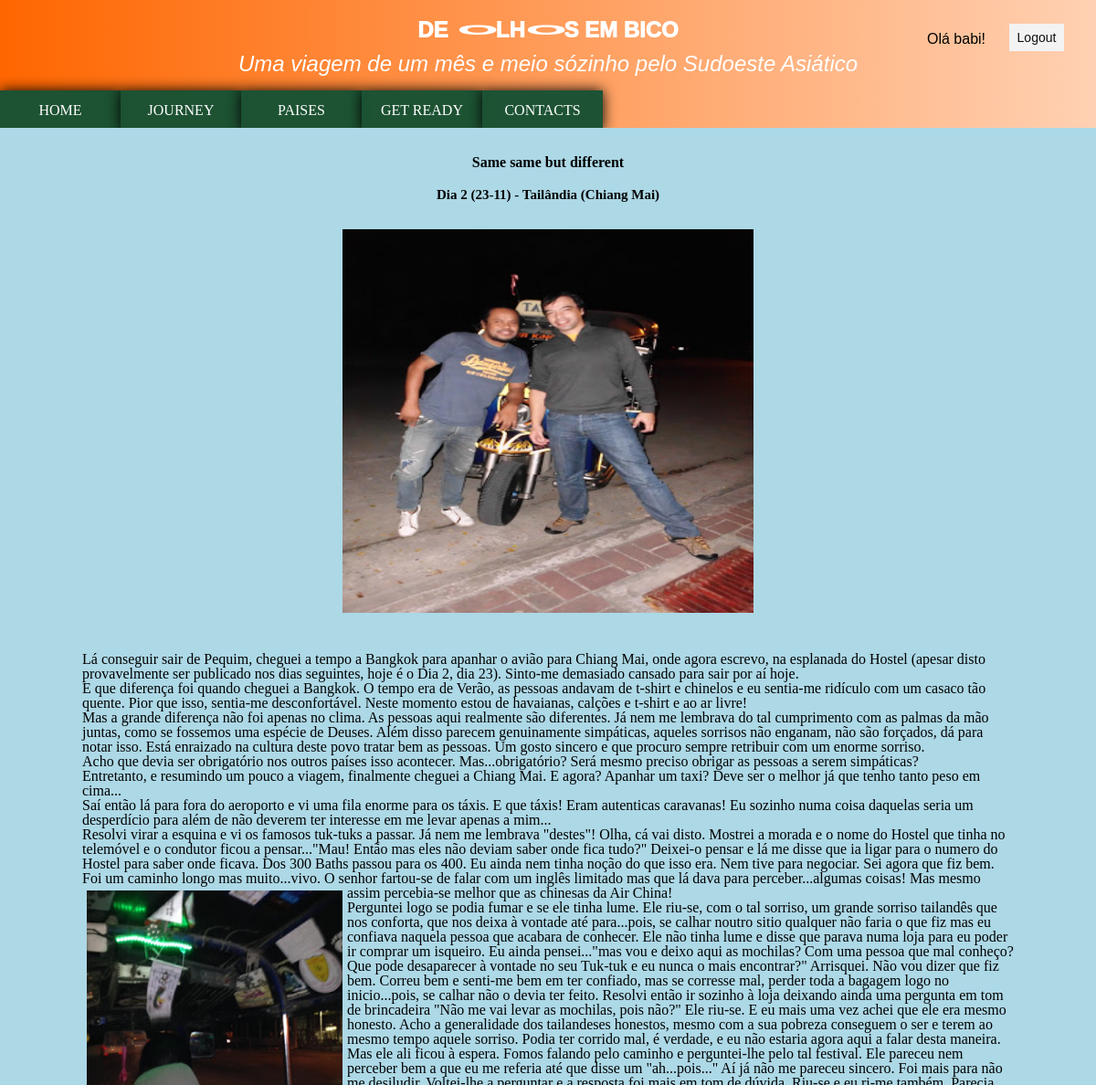
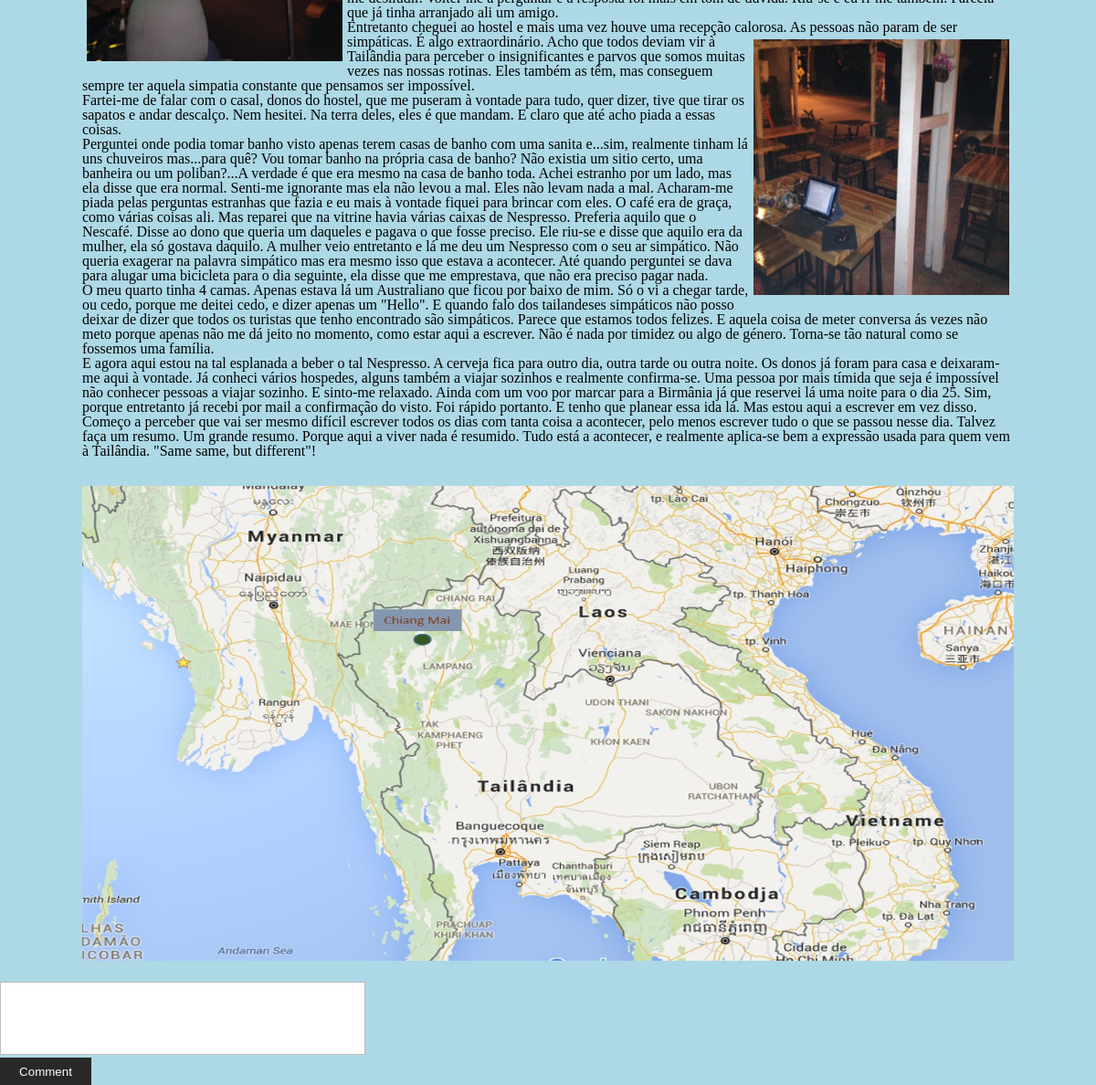
Page /paginasweb/artigos.php?dia=2 (signed in) on the committed database (2 pictures, top to bottom).
### tables this page shows
CREATE TABLE `artigos` (
  `idblog` int(11) NOT NULL,
  `dia` int(20) NOT NULL,
  `title` varchar(100) NOT NULL,
  `location` varchar(100) NOT NULL,
  `content` text NOT NULL,
  `imgmapa` varchar(100) NOT NULL,
  `imgartigo` varchar(100) NOT NULL,
  `maplocation` varchar(100) DEFAULT NULL,
  `mapcountry` varchar(100) NOT NULL
);

### paginasweb/artigos.php (the view, shortened to what this page needs)
<?php
require('../includes/config.php');
  if (isset($_GET["dia"])) {
$sql = "SELECT * FROM artigos WHERE dia='".$_GET['dia']."'";
 $result = mysqli_query($connection, $sql);
 $row = mysqli_fetch_assoc($result);
}
 include '../includes/comments.php';
include_once '../includes/header.php';
?>
<!DOCTYPE html>
<html lang="en">
<head>
           <link href="../css/styles.css" type="text/css" rel="stylesheet">
</head>
<body>
<div class="activeArticle">
	<h1><?php echo $row['title']; ?></h1>
	<h3><?php echo $row['location']; ?></h3>
	<div class="imgArtigo">
	   <img  src="<?php echo $row['imgartigo']; ?>"/>
	</div>
	<div class="text"><?php echo nl2br($row['content']); ?></div>
	<div class="imgArtigoMapa">
	   <img  src="<?php echo $row['imgmapa']; ?>"/>
	</div>
</div>
<?php
    if (isset($_SESSION['iduser'])) {
    	if (isset($_GET["dia"])) {
    		$idblog=$_GET["dia"];
 echo"
<form method='POST' action='".setComments($connection)."'>
	<input type='hidden' name='iduser' value='".$_SESSION['iduser']."'>
	<input type='hidden' name='idblog' value='".$idblog."'>
	<input type='hidden' name='date' value='".date('Y-m-d H:i:s')."'>
	<textarea name='message'></textarea><br>
	<button class='comment' type='submit' name='commentSubmit'>Comment</button>
</form>";
}
} else{
	echo "Precisa de se registar para comentar!";
}
?>
</body>
</html>

### css/styles.css (style rules this page uses)
html, body, div, span, object, iframe, h1, h2, h3, h4, h5, h6, p, blockquote, pre, abbr, address, cite, code, del, dfn, em, img, ins, kbd, q, samp, small, strong, sub, sup, var, b, i, dl, dt, dd, ol, ul, li, fieldset, form, label, legend, table, caption, tbody, tfoot, thead, tr, th, td, article, aside, canvas, details, figcaption, figure, footer, header, hgroup, menu, nav, section, summary, time, mark, audio, video { margin:0; padding:0; border:0; outline:0; font-size:100%; vertical-align:baseline; background:transparent; }
body { line-height:1; }
.activeArticle { display: block; margin: 20px 90px; }
.activeArticle h1, .activeArticle h3 { text-align: center; color: black; padding: 10px; }
.activeArticle h3 { font-size: 15px; }
.imgLeft, .imgRight { height: 280px; width: 280px; padding: 5px; }
.imgLeft { float: left; }
.imgRight { float: right; }
.activeArticle .imgArtigo { text-align: center; }
.imgArtigo img { padding: 20px 20px 40px 20px; height: 420px; width: 450px; }
.imgArtigoMapa img { height: 520px; width: 100%; padding-top: 30px; }
textarea { width: 400px; height: 80px; background-color: #fff; resize: none; }
button.comment { width: 100px; height: 30px; background-color: #282828; border: none; color: #fff; font-family: arial; font-weight: 400; cursor: pointer; }
.form input[type=text], .form input[type=email], textarea, select { box-sizing: border-box; border:1px solid #BEBEBE; padding: 7px; margin:0px; outline: none; }

### paginasweb/artigos.php (style rules this page uses)
body { background-color: lightblue; }

### rows in the picture
artigos: title "Same same but different", location "Dia 2 (23-11) - Tailândia (Chiang Mai)", imgartigo (picture), content "Lá conseguir sair de Pequim, cheguei a tempo a Bangkok para apanhar o avião para Chiang Mai, onde agora escrevo, na esplanada do Hostel (apesar disto provavelmente ser publicado nos dias seguintes, hoje é o Dia 2, dia 23). Sinto-me demasiado cansado para sair por aí hoje. E que diferença foi quando cheguei a Bangkok. O tempo era de Verão, as pessoas andavam de t-shirt e chinelos e eu sentia-me ridículo com um casaco tão quente. Pior que isso, sentia-me desconfortável. Neste momento estou de havaianas, calções e t-shirt e ao ar livre! Mas a grande diferença não foi apenas no clima. As pessoas aqui realmente são diferentes. Já nem me lembrava do tal cumprimento com as palmas da mão juntas,…", content (picture), imgmapa (picture)

### other values in the picture
$_SESSION['nickname'] "babi"
